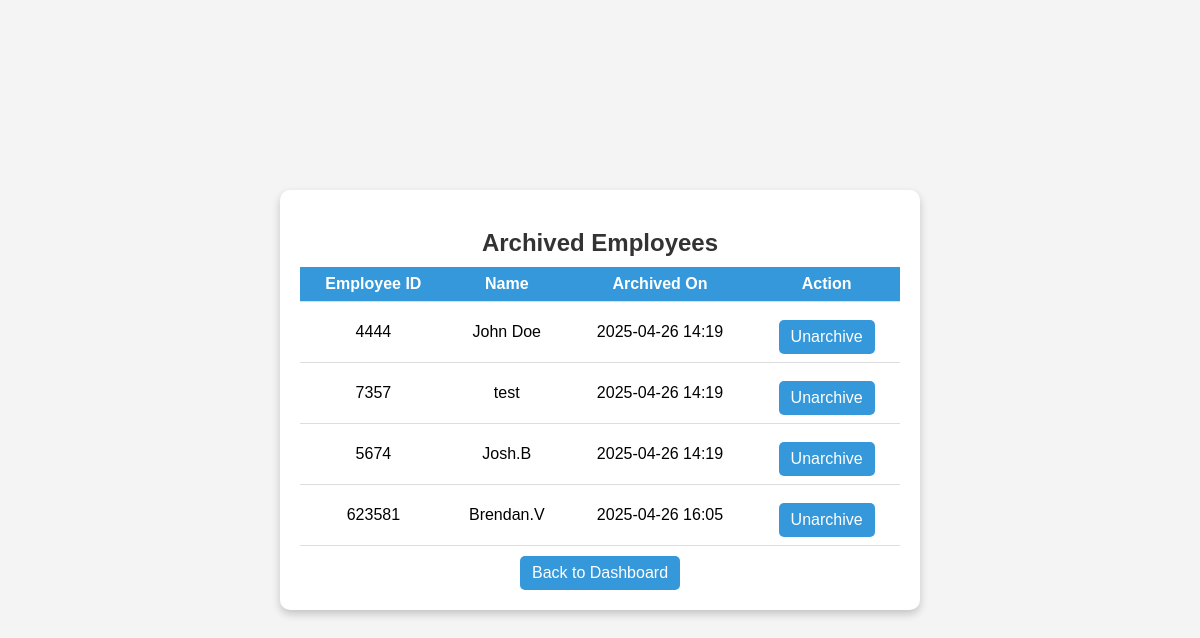
/archived/, run on an earlier commit of the app's database.
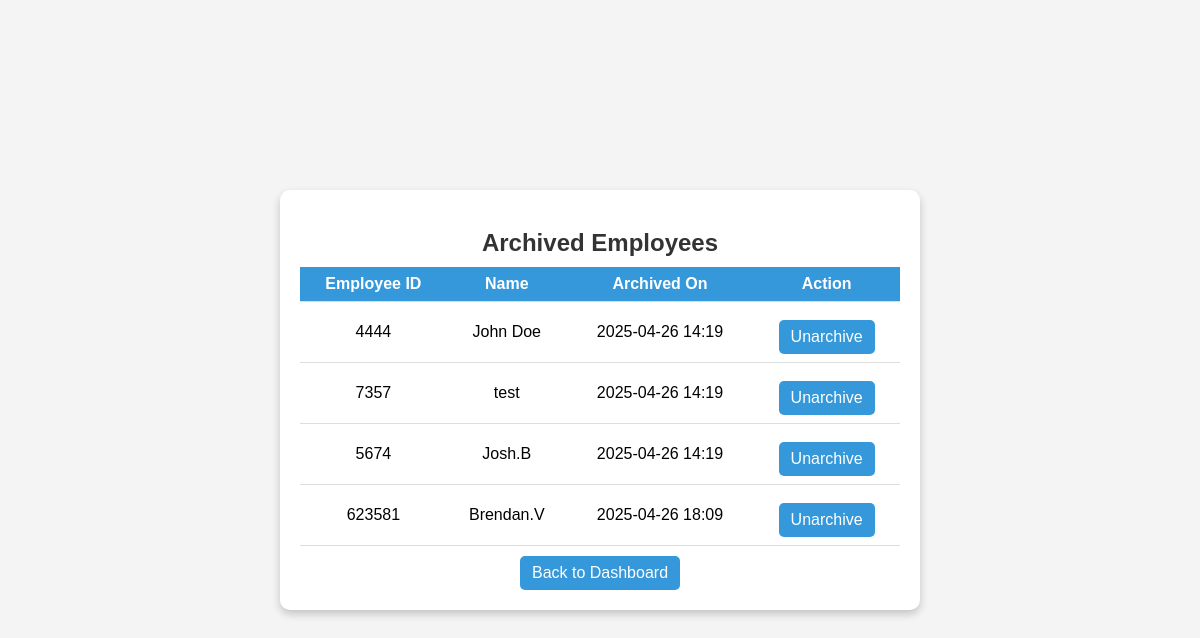
And on a later commit of the database.
### employees/models.py (models this page shows, shortened)
class Employee(AbstractBaseUser):
    employee_id = models.CharField(max_length=6, unique=True)
    name = models.CharField(max_length=100)
    passcode = models.CharField(max_length=6)
    department = models.ForeignKey(
        Department,
        on_delete=models.CASCADE,
        related_name='employees',
        null=False,
        default=""
    )
    is_manager = models.BooleanField(default=False)
    archived = models.BooleanField(default=False)
    archive_date = models.DateTimeField(null=True, blank=True)
    profile_picture = models.ImageField(upload_to='profile_pictures/', blank=True, null=True,default='profile_pictures/default.jpg')
    objects = EmployeeManager()
    USERNAME_FIELD = 'employee_id'
    REQUIRED_FIELDS = ['name']

### employees/views.py (the view)
# urls.py: path('archived/', views.view_archived_employees, name='archived_employees'),
def view_archived_employees(request):
    archived_employees = Employee.objects.filter(archived=True)
    return render(request, 'archived_employees.html', {'archived_employees': archived_employees})

### employees/templates/employees/archived_employees.html (shortened to what this page needs)
<!DOCTYPE html>
<html lang="en">
<head>
    {% load static %}
</head>
<body>
    <div class="container">
        <h2>Archived Employees</h2>
        <table>
            <tr>
                <th>Employee ID</th>
                <th>Name</th>
                <th>Archived On</th>
                <th>Action</th>
            </tr>
            {% for employee in archived_employees %}
            <tr>
                <td>{{ employee.employee_id }}</td>
                <td>{{ employee.name }}</td>
                <td>{{ employee.archive_date|date:"Y-m-d H:i" }}</td>
                <td>
                    <a href="{% url 'unarchive_employee' employee.employee_id %}" class="back-btn">Unarchive</a>
                </td>
            </tr>
            {% empty %}
            <tr>
                <td colspan="3">No archived employees</td>
            </tr>
            {% endfor %}
        </table>
        <a href="{% url 'manager_dashboard' %}" class="back-btn">Back to Dashboard</a>
    </div>
</body>
</html>

What changed in the data, as far as the page shows it:
changed Employee "Brendan.V": archive_date "2025-04-26 16:05" → "2025-04-26 18:09"
